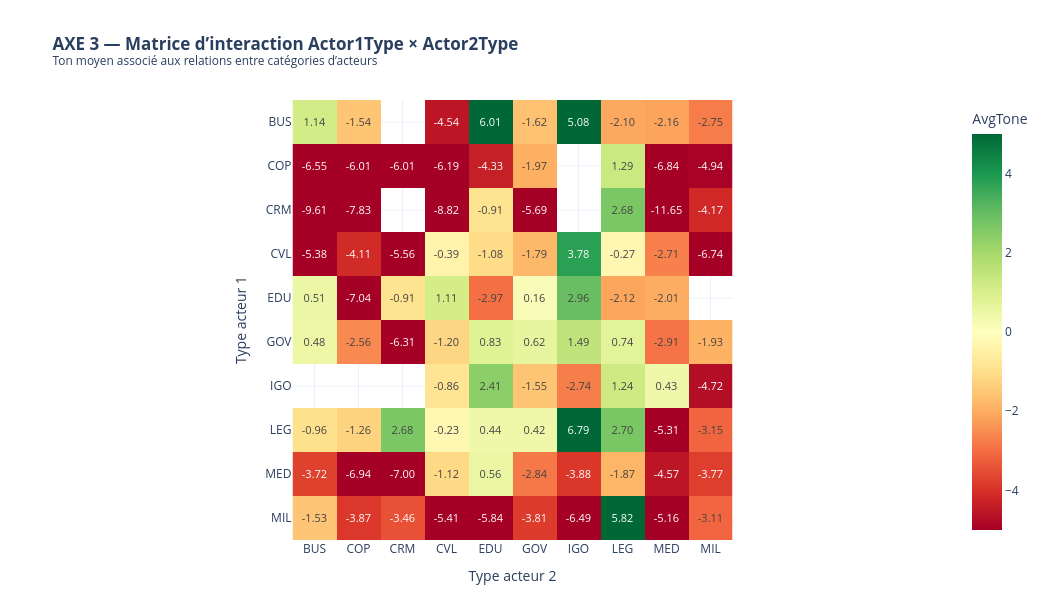

Notebook cell for this chart:
### Code cell
# ============================================================
# AXE 3 — Matrice interaction Actor1Type × Actor2Type
# ============================================================

interaction_df = df.dropna(subset=["Actor1Type1Code", "Actor2Type1Code", "AvgTone"]).copy()

# Limiter aux types les plus fréquents pour lisibilité
top_actor_types = pd.concat([
    interaction_df["Actor1Type1Code"],
    interaction_df["Actor2Type1Code"]
]).value_counts().head(10).index.tolist()

interaction_df = interaction_df[
    interaction_df["Actor1Type1Code"].isin(top_actor_types) &
    interaction_df["Actor2Type1Code"].isin(top_actor_types)
]

interaction_matrix = (
    interaction_df
    .groupby(["Actor1Type1Code", "Actor2Type1Code"])
    .agg(
        avg_tone=("AvgTone", "mean"),
        count=("AvgTone", "size")
    )
    .reset_index()
)

pivot_tone = interaction_matrix.pivot(
    index="Actor1Type1Code",
    columns="Actor2Type1Code",
    values="avg_tone"
)

fig = px.imshow(
    pivot_tone,
    text_auto=".2f",
    color_continuous_scale="RdYlGn",
    zmin=-5,
    zmax=5,
    title="<b>AXE 3 — Matrice d’interaction Actor1Type × Actor2Type</b><br><sup>Ton moyen associé aux relations entre catégories d’acteurs</sup>",
    labels=dict(
        x="Type acteur 2",
        y="Type acteur 1",
        color="AvgTone"
    )
)

fig.update_layout(
    width=1050,
    height=600,
    margin=dict(l=80, r=40, t=100, b=60)
)

fig.show()

print("Insight Axe 3 :")
print(
    "La matrice permet d’identifier les combinaisons d’acteurs associées aux tons les plus négatifs, "
    "donc potentiellement aux rapports de force les plus sensibles."
)

### Figure 1 — Plotly figure (JSON) as saved in the notebook; plotly's stock layout.template omitted (floating-point values rounded to 4 significant figures)
{"data": [{"coloraxis": "coloraxis", "hovertemplate": "Type acteur 2: %{x}<br>Type acteur 1: %{y}<br>AvgTone: %{z}<extra></extra>", "name": "0", "texttemplate": "%{z:.2f}", "type": "heatmap", "x": ["BUS", "COP", "CRM", "CVL", "EDU", "GOV", "IGO", "LEG", "MED", "MIL"], "xaxis": "x", "y": ["BUS", "COP", "CRM", "CVL", "EDU", "GOV", "IGO", "LEG", "MED", "MIL"], "yaxis": "y", "z": [[1.135, -1.541, null, -4.539, 6.006, -1.616, 5.082, -2.096, -2.16, -2.754], [-6.553, -6.007, -6.009, -6.194, -4.334, -1.969, null, 1.293, -6.839, -4.941], [-9.607, -7.832, null, -8.818, -0.9119, -5.686, null, 2.679, -11.65, -4.169], [-5.377, -4.111, -5.564, -0.3851, -1.082, -1.795, 3.783, -0.2671, -2.715, -6.738], [0.5096, -7.041, -0.9119, 1.107, -2.969, 0.1592, 2.96, -2.123, -2.014, null], [0.4835, -2.562, -6.313, -1.197, 0.8305, 0.6154, 1.485, 0.7356, -2.908, -1.928], [null, null, null, -0.8557, 2.406, -1.551, -2.739, 1.235, 0.4275, -4.715], [-0.9625, -1.257, 2.679, -0.2316, 0.4432, 0.4202, 6.79, 2.695, -5.31, -3.145], [-3.724, -6.937, -7.004, -1.125, 0.5563, -2.835, -3.879, -1.865, -4.569, -3.765], [-1.534, -3.868, -3.457, -5.406, -5.842, -3.806, -6.486, 5.822, -5.162, -3.113]]}], "layout": {"coloraxis": {"cmax": 5, "cmin": -5, "colorbar": {"title": {"text": "AvgTone"}}, "colorscale": [[0, "rgb(165,0,38)"], [0.1, "rgb(215,48,39)"], [0.2, "rgb(244,109,67)"], [0.3, "rgb(253,174,97)"], [0.4, "rgb(254,224,139)"], [0.5, "rgb(255,255,191)"], [0.6, "rgb(217,239,139)"], [0.7, "rgb(166,217,106)"], [0.8, "rgb(102,189,99)"], [0.9, "rgb(26,152,80)"], [1, "rgb(0,104,55)"]]}, "height": 600, "margin": {"b": 60, "l": 80, "r": 40, "t": 100}, "title": {"text": "<b>AXE 3 — Matrice d’interaction Actor1Type × Actor2Type</b><br><sup>Ton moyen associé aux relations entre catégories d’acteurs</sup>"}, "width": 1050, "xaxis": {"anchor": "y", "autorange": true, "constrain": "domain", "domain": [0.2442, 0.7558], "range": [-0.5, 9.5], "scaleanchor": "y", "title": {"text": "Type acteur 2"}, "type": "category"}, "yaxis": {"anchor": "x", "autorange": true, "constrain": "domain", "domain": [0, 1], "range": [9.5, -0.5], "title": {"text": "Type acteur 1"}, "type": "category"}}}
